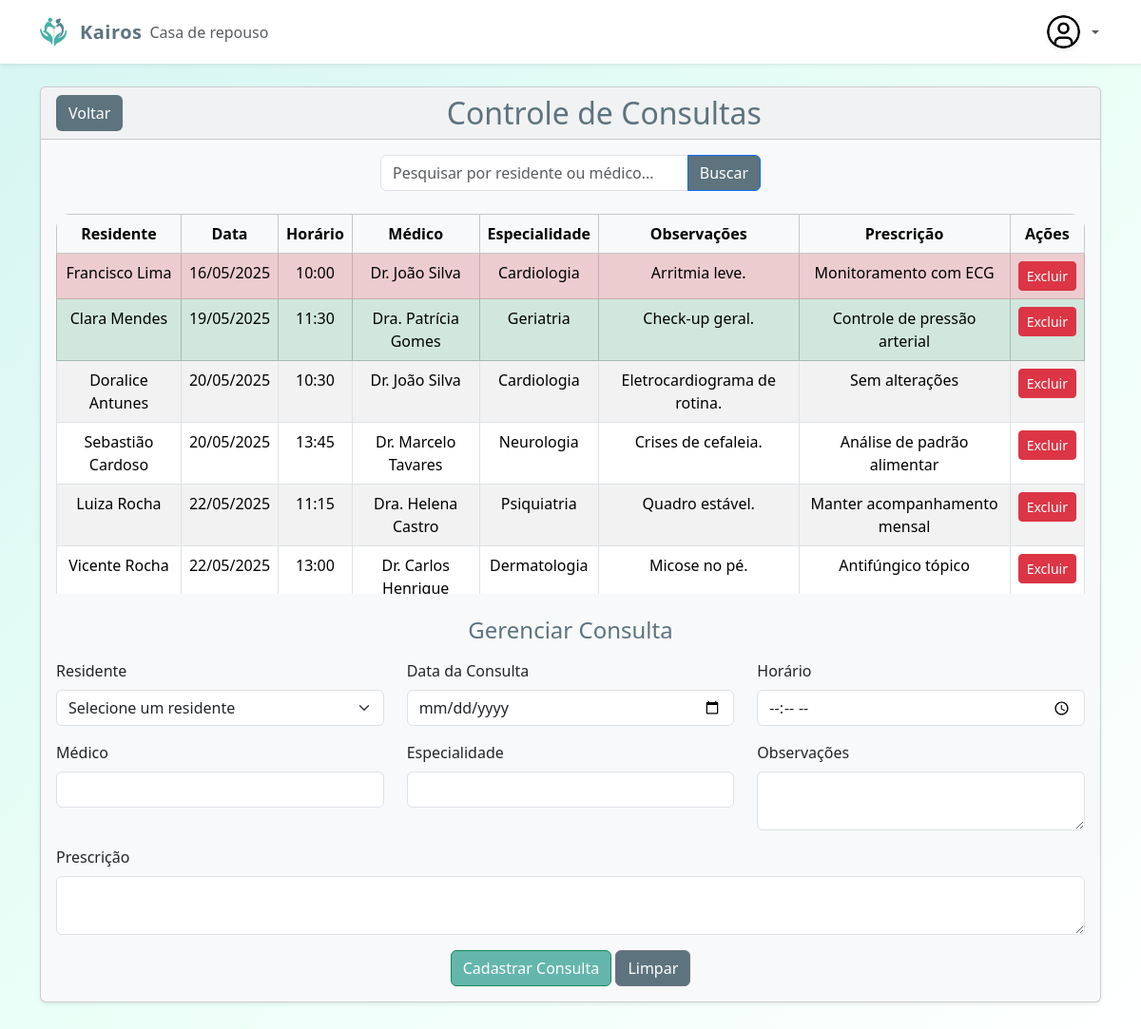
The app's page /listConsultas.php (signed in) with its own data.
### tables this page shows
CREATE TABLE `tb_consultas` (
  `id` int(11) NOT NULL,
  `resident_id` int(11) NOT NULL,
  `data_consulta` date NOT NULL,
  `horario` time DEFAULT NULL,
  `medico` varchar(255) NOT NULL,
  `especialidade` varchar(100) DEFAULT NULL,
  `observacoes` text DEFAULT NULL,
  `prescricao` text DEFAULT NULL
);

CREATE TABLE `tb_residentes` (
  `id` int(11) NOT NULL,
  `nome` varchar(255) NOT NULL,
  `data_nasc` date DEFAULT NULL,
  `cpf` varchar(14) NOT NULL,
  `rg` varchar(20) DEFAULT NULL,
  `telefone` varchar(20) DEFAULT NULL,
  `endereco` text DEFAULT NULL,
  `email` varchar(100) DEFAULT NULL,
  `quarto` varchar(50) DEFAULT NULL,
  `medicamentos` text DEFAULT NULL,
  `alergias` text DEFAULT NULL,
  `restricoes_alimentares` text DEFAULT NULL,
  `responsavel_nome` varchar(255) DEFAULT NULL,
  `responsavel_telefone` varchar(20) DEFAULT NULL,
  `responsavel_email` varchar(100) DEFAULT NULL,
  `parente_grau` varchar(50) DEFAULT NULL
);

### consultasQuerys.php (called while the page is built, shortened)
<?php
if (!empty($search)) {
    $query = $pdo->prepare("
        SELECT c.*, r.nome AS residente
        FROM tb_consultas c
        JOIN tb_residentes r ON c.resident_id = r.id
        WHERE r.nome LIKE :search OR c.medico LIKE :search
        ORDER BY c.data_consulta DESC, c.horario ASC
    ");
    $query->execute(['search' => "%$search%"]);
} else {
    $query = $pdo->query("
        SELECT c.*, r.nome AS residente
        FROM tb_consultas c
        JOIN tb_residentes r ON c.resident_id = r.id
        ORDER BY c.data_consulta DESC, c.horario ASC
    ");
}
$consultas = $query->fetchAll(PDO::FETCH_ASSOC);
?>

### listConsultas.php (the view, shortened to what this page needs)
<?php
include_once "header.php";
include_once "dbConnection.php";
$search = $_GET['search'] ?? '';
include_once "consultasQuerys.php";
?>
<main class="container mt-4 mb-5">
    <div class="card bg-light shadow-sm rounded-lg mb-5">
        <div class="card-header">
            <div class="d-flex justify-content-between align-items-center">
                <a href="dashboard.php" class="btn text-white" style="background-color: #5D737E;">Voltar</a>
                <h2 class="mb-0 text-center flex-grow-1 color1">Controle de Consultas</h2>
            </div>
        </div>
        <div class="card-body d-flex flex-column">
            <form method="GET" class="mb-4">
                <div class="input-group mx-auto" style="max-width: 400px;">
                    <input type="text" name="search" class="form-control" placeholder="Pesquisar por residente ou médico..." value="<?= htmlspecialchars($search) ?>">
                    <button class="btn btn-primary" type="submit" style="background-color: #5D737E;">Buscar</button>
                </div>
            </form>
            <div class="table-responsive table-rounded flex-grow-1" style="max-height: 400px; overflow-y: auto;">
                <table class="table table-bordered table-striped mb-0 text-center">
                    <thead class="table-light">
                        <tr>
                            <th>Residente</th>
                            <th>Data</th>
                            <th>Horário</th>
                            <th>Médico</th>
                            <th>Especialidade</th>
                            <th>Observações</th>
                            <th>Prescrição</th>
                            <th>Ações</th>
                        </tr>
                    </thead>
                    <tbody>
                        <?php
                        usort($consultas, function($a, $b) {
                            $dataA = strtotime($a['data_consulta'] . ' ' . $a['horario']);
                            $dataB = strtotime($b['data_consulta'] . ' ' . $b['horario']);
                            return $dataA <=> $dataB;
                        });
                        $hoje = strtotime(date('Y-m-d'));
                        ?>
                        <?php if (count($consultas) > 0): ?>
                            <?php foreach ($consultas as $consulta): ?>
                                <?php
                                    $dataConsulta = strtotime($consulta['data_consulta']);
                                    $rowClass = '';
                                    if ($dataConsulta < $hoje) {
                                        $rowClass = 'table-danger';
                                    } elseif ($dataConsulta === $hoje) {
                                        $rowClass = 'table-success';
                                    }
                                ?>
                                <tr class="editable-row <?= $rowClass ?>"
                                    data-id="<?= $consulta['id'] ?>"
                                    data-resident_id="<?= $consulta['resident_id'] ?>"
                                    data-data_consulta="<?= $consulta['data_consulta'] ?>"
                                    data-horario="<?= $consulta['horario'] ?>"
                                    data-medico="<?= htmlspecialchars($consulta['medico']) ?>"
                                    data-especialidade="<?= htmlspecialchars($consulta['especialidade']) ?>"
                                    data-observacoes="<?= htmlspecialchars($consulta['observacoes']) ?>"
                                    data-prescricao="<?= htmlspecialchars($consulta['prescricao']) ?>">
                                    <td><?= htmlspecialchars($consulta['residente']) ?></td>
                                    <td><?= htmlspecialchars(date('d/m/Y', strtotime($consulta['data_consulta']))) ?></td>
                                    <td><?= htmlspecialchars(substr($consulta['horario'], 0, 5)) ?></td>
                                    <td><?= htmlspecialchars($consulta['medico']) ?></td>
                                    <td><?= htmlspecialchars($consulta['especialidade']) ?></td>
                                    <td><?= htmlspecialchars($consulta['observacoes']) ?></td>
                                    <td><?= htmlspecialchars($consulta['prescricao']) ?></td>
                                    <td>
                                        <form method="POST" class="d-inline">
                                            <button type="submit" class="btn btn-danger btn-sm" onclick="return confirm('Tem certeza que deseja excluir esta consulta?')">Excluir</button>
                                        </form>
                                    </td>
                                </tr>
                            <?php endforeach; ?>
                        <?php else: ?>
                            <tr>
                                <td colspan="8" class="text-center">Nenhuma consulta encontrada.</td>
                            </tr>
                        <?php endif; ?>
                    </tbody>
                </table>
            </div>
            <div class="mt-4">
                <h4 class="text-center color1">Gerenciar Consulta</h4>
                <form method="POST" class="mt-3">
                    <div class="row mb-3">
                        <div class="col-md-4">
                            <label for="resident_id" class="form-label">Residente</label>
                            <select class="form-select" id="resident_id" name="resident_id" required>
                                <?php
                                $residentes = $pdo->query("SELECT id, nome FROM tb_residentes ORDER BY nome ASC")->fetchAll(PDO::FETCH_ASSOC);
                                if (count($residentes) > 0):
                                    echo "<option value='' disabled selected>Selecione um residente</option>";
                                else:
                                    echo "<option value='' disabled selected>Nenhum residente disponível</option>";
                                endif;
                                ?>
                            </select>
                        </div>
                        <div class="col-md-4">
                            <label for="data_consulta" class="form-label">Data da Consulta</label>
                            <input type="date" class="form-control" id="data_consulta" name="data_consulta" required>
                        </div>
                        <div class="col-md-4">
                            <label for="horario" class="form-label">Horário</label>
                            <input type="time" class="form-control" id="horario" name="horario">
                        </div>
                    </div>
                    <div class="row mb-3">
                        <div class="col-md-4">
                            <label for="medico" class="form-label">Médico</label>
                            <input type="text" class="form-control" id="medico" name="medico" required>
                        </div>
                        <div class="col-md-4">
                            <label for="especialidade" class="form-label">Especialidade</label>
                            <input type="text" class="form-control" id="especialidade" name="especialidade">
                        </div>
                        <div class="col-md-4">
                            <label for="observacoes" class="form-label">Observações</label>
                            <textarea class="form-control" id="observacoes" name="observacoes"></textarea>
                        </div>
                    </div>
                    <div class="row mb-3">
                        <div class="col-md-12">
                            <label for="prescricao" class="form-label">Prescrição</label>
                            <textarea class="form-control" id="prescricao" name="prescricao"></textarea>
                        </div>
                    </div>
                    <div class="text-center">
                        <button type="submit" class="btn btn-success" style="background-color: #64B6AC;" id="submit-button">Cadastrar Consulta</button>
                        <button type="button" class="btn btn-secondary" style="background-color: #5D737E;" id="new-button">Limpar</button>
                    </div>
                </form>
            </div>
        </div>
    </div>
</main>
<?php include_once "footer.php"; ?>

### style.css (style rules this page uses)
.color1 { color: #5D737E; }
body { background: linear-gradient(to bottom right, #d6f5f2, #eafff7, #ffffff); min-height: 100vh; }
.table-rounded table { border-radius: 15px; overflow: hidden; }
.rounded-lg { border-radius: 15px; }
.table-responsive { position: relative; overflow-y: auto; max-height: 400px; }
.table thead th { position: sticky; top: 0; z-index: 2; background-color: #f8f9fa; }

### records on screen
tb_consultas: resident.nome "Francisco Lima", data_consulta "16/05/2025", horario "10:00", medico "Dr. João Silva", especialidade "Cardiologia", observacoes "Arritmia leve.", prescricao "Monitoramento com ECG"
tb_consultas: resident.nome "Clara Mendes", data_consulta "19/05/2025", horario "11:30", medico "Dra. Patrícia Gomes", especialidade "Geriatria", observacoes "Check-up geral.", prescricao "Controle de pressão arterial"
tb_consultas: resident.nome "Doralice Antunes", data_consulta "20/05/2025", horario "10:30", medico "Dr. João Silva", especialidade "Cardiologia", observacoes "Eletrocardiograma de rotina.", prescricao "Sem alterações"
tb_consultas: resident.nome "Sebastião Cardoso", data_consulta "20/05/2025", horario "13:45", medico "Dr. Marcelo Tavares", especialidade "Neurologia", observacoes "Crises de cefaleia.", prescricao "Análise de padrão alimentar"
tb_consultas: resident.nome "Luiza Rocha", data_consulta "22/05/2025", horario "11:15", medico "Dra. Helena Castro", especialidade "Psiquiatria", observacoes "Quadro estável.", prescricao "Manter acompanhamento mensal"
tb_consultas: resident.nome "Vicente Rocha", data_consulta "22/05/2025", horario "13:00", medico "Dr. Carlos Henrique", especialidade "Dermatologia", observacoes "Micose no pé.", prescricao "Antifúngico tópico"
